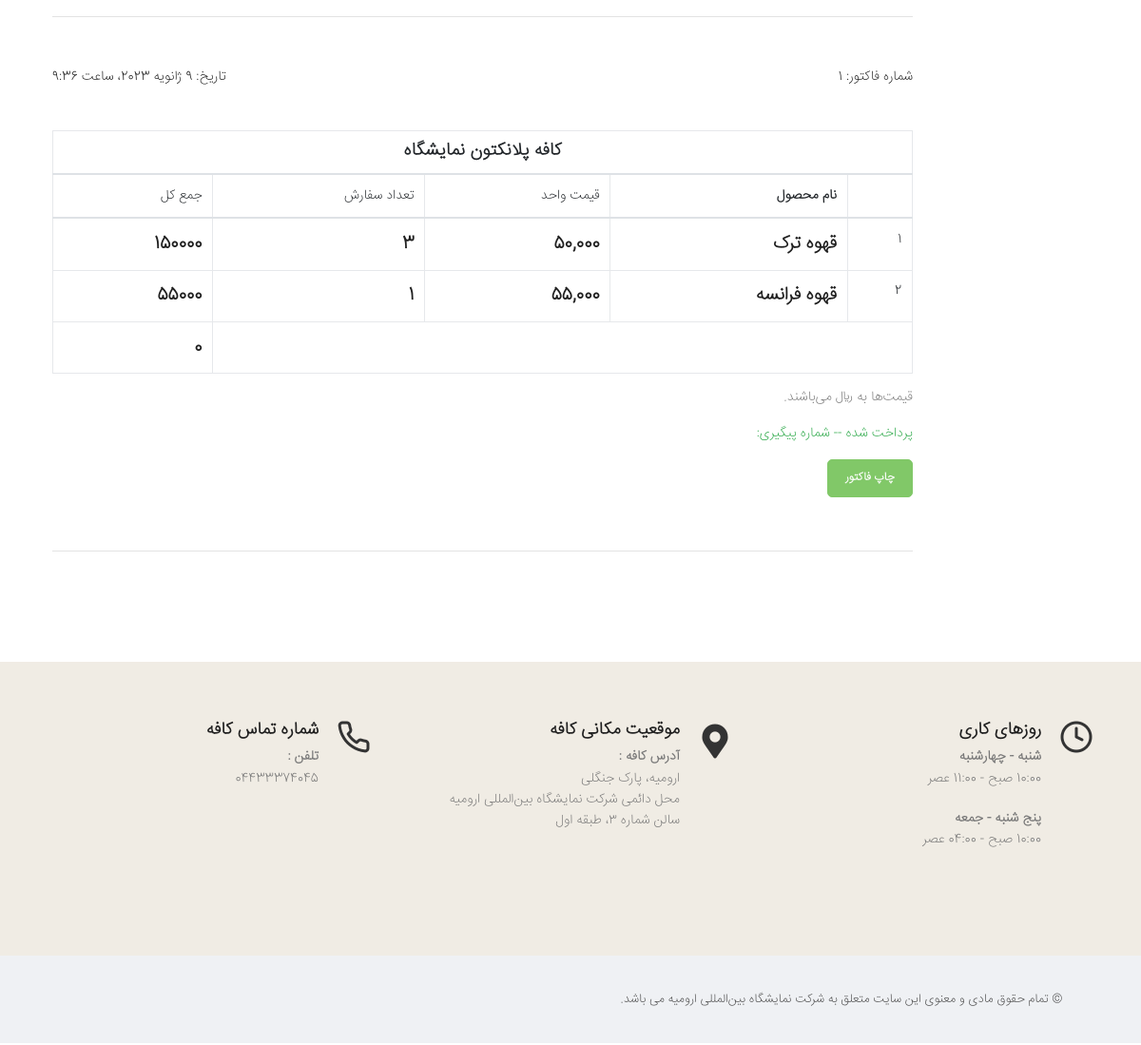
Page /accounts/profile/invoice/ (signed in, lower part) on the earlier database version.
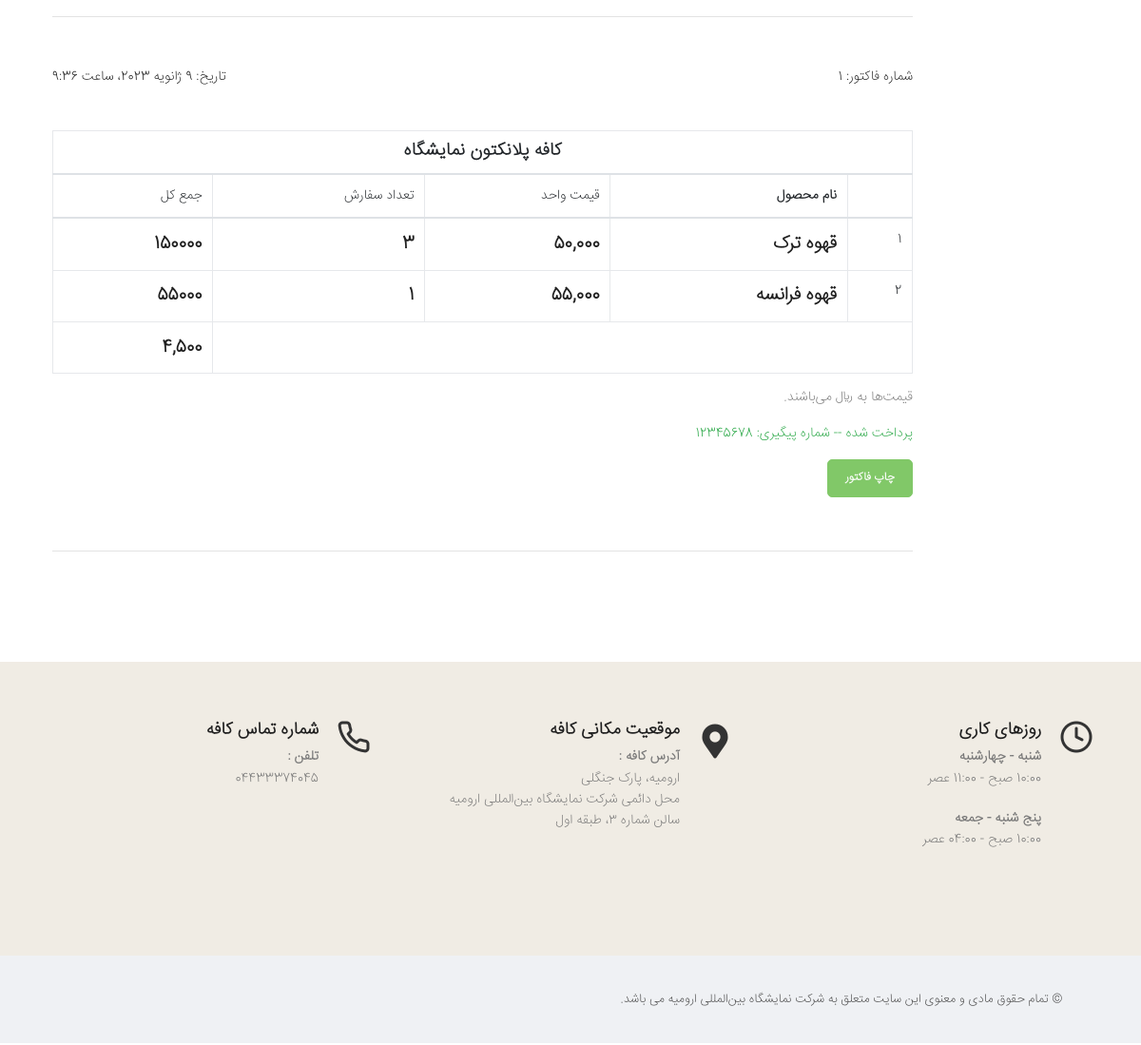
Same page on the later database version.
### shop/models.py (models this page shows, shortened)
class InvoiceModel(models.Model):
    STATE_PENDING = 'pending'
    STATE_DONE = 'done'
    STATE_CHOICES = ((STATE_PENDING, 'در انتظار پرداخت'),
                     (STATE_DONE, 'پرداخت شده'))
    created_date = models.DateTimeField(auto_now_add=True, verbose_name="تاریخ ایجاد")
    user = models.ForeignKey(User, on_delete=models.PROTECT, verbose_name="کاربر")
    total = models.PositiveIntegerField(verbose_name="مبلغ کل", default=0)
    state = models.CharField(verbose_name="وضعیت پرداخت", max_length=10, choices=STATE_CHOICES, default=STATE_PENDING)
    class Meta:
        verbose_name = "فاکتور"
        verbose_name_plural = "فاکتورها"

class InvoiceItemModel(models.Model):
    invoice = models.ForeignKey(InvoiceModel, on_delete=models.PROTECT, verbose_name="فاکتور")
    product = models.ForeignKey(ProductModel, on_delete=models.PROTECT, verbose_name="محصول")
    name = models.CharField(verbose_name="نام محصول", max_length=25)
    price = models.PositiveIntegerField(verbose_name="قیمت واحد")
    count = models.IntegerField(default=1, verbose_name="تعداد سفارش")
    class Meta:
        verbose_name = "محصول فاکتور"
        verbose_name_plural = "محصولات فاکتورها"

class PaymentModel(models.Model):
    STATE_PENDING = 'pending'
    STATE_DONE = 'done'
    STATE_ERROR = 'error'
    STATE_CHOICES = ((STATE_PENDING, 'در انتظار پرداخت'),
                     (STATE_DONE, 'پرداخت موفق'),
                     (STATE_ERROR, 'پرداخت ناموفق'))
    created_date = models.DateTimeField(auto_now_add=True)
    invoice = models.ForeignKey(InvoiceModel, on_delete=models.PROTECT, verbose_name='فاکتور')
    amount = models.IntegerField(verbose_name='مبلغ کل پرداخت')
    description = models.CharField(max_length=255, verbose_name='توضیحات')
    state = models.CharField(max_length=10, choices=STATE_CHOICES,
                             default=STATE_PENDING, verbose_name='وضعیت پرداخت')
    authority = models.CharField(max_length=36, null=True, verbose_name='کد دریافت')
    ref_id = models.CharField(max_length=100, null=True, verbose_name='شماره پیگیری')
    status = models.IntegerField(null=True, verbose_name='کد وضعیت')
    class Meta:
        verbose_name = "پرداخت"
        verbose_name_plural = "پرداخت‌ها"

### account/views.py (the view)
# urls.py: path('profile/invoice/', ProfileOrderView.as_view(), name='profile-order'),
class ProfileOrderView(LoginRequiredMixin, views.View):
    login_url = 'login'
    def get(self, request):
        user = get_object_or_404(User, id=request.user.id)
        order = InvoiceModel.objects.filter(user=user).order_by("-created_date")
        return render(request, 'account/profile-order.html', {'order':order})

### shop/context_processors.py (called while the page is built)
def menu(request):
    cart = request.session.get('cart', {})
    products = ProductModel.objects.filter(id__in=[int(id) for id in cart.keys()])
    c = {}
    total = 0
    for k,v in cart.items():
        product = products.get(id=int(k))
        total += product.price
        c[k] = {'product': product, 'count': v}
    return {"cart":c, "total":total}

### account/templates/account/profile-order.html (shortened to what the changed rows need)
{% extends "base.html" %}
{% load static%}
{% load jalali_tags %}
{% load humanize %}
{% block content %}
        <section id="page-content" class="sidebar-right" style="background-color:; padding-top:5%;">
            <div class="container">
                <div class="row">
                    <div class="content col-lg-10" style="background-color:; padding-right:20px;">
                    {% for invoice in order %}
                        <div class="row mb-5">
                            <div class="col-6 .col-md-4">
                                <h5>شماره فاکتور: {{ invoice.id }}</h5>
                            </div>
                            <div class="col-6 .col-md-4" style="text-align:left">
                                <h5>تاریخ: {{ invoice.created_date|to_jalali:'%H:%M:%S _ %y/%m/%d' }}</h5>
                            </div>
                        </div>
                        <div class="row">
                            <div class="col-lg-12">
                                <table id="datatable" class="table table-bordered table-hover" style="width:100%">
                                    <thead>
                                        <tr>
                                            <th colspan="5" style="text-align:center; font-size:14pt;"><strong>کافه پلانکتون نمایشگاه</strong></th>
                                        </tr>
                                        <tr>
                                            <th></th>
                                            <th><strong>نام محصول</strong></th>
                                            <th>قیمت واحد</th>
                                            <th>تعداد سفارش</th>
                                            <th>جمع کل</th>
                                        </tr>
                                    </thead>
                                    <tbody>
                                        {% for items in invoice.invoiceitemmodel_set.all %}
                                        <tr>
                                            <th>{{ forloop.counter }}</th>
                                            <th><h4>{{ items.name }}</h4></th>
                                            <th><h4>{{ items.price|intcomma:False }}</h4></th>
                                            <th>  <h4>{{ items.count }}</h4></th>
                                            <th><h4>{% widthratio items.price 1 items.count %}</h4></th>
                                        </tr>
                                        {% endfor %}
                                    </tbody>
                                    <tfoot>
                                        <tr>
                                            <th colspan="4"></th>
                                            <th><h4>{{ invoice.total|intcomma:False }}</h4></th>
                                        </tr>
                                    </tfoot>
                                </table>
                                <p>قیمت‌ها به ریال می‌باشند.</p>
                                {% if invoice.state == "done" %}
                                <p class="text-success">پرداخت شده -- شماره پیگیری:
                                    {% for i in invoice.paymentmodel_set.all %}
                                    {{ i.ref_id }}
                                    {% endfor %}
                                </p>
                                {% else %}
                                <p class="text-danger">فاکتور هنوز پرداخت نشده</p>
                                {% endif %}
                            </div>
                        </div>
                        {% if invoice.state == "done" %}
                        <button class="btn btn-success"  onclick="printdiv()" target="_blank" >چاپ فاکتور</button>
                        {% else %}
                        <a href="{% url 'shop:pay' invoice_id=invoice.id %}" class="btn btn-danger">پرداخت فاکتور</a>
                        <a href="{% url 'shop:invoice-delete' idid=invoice.id %}" class="btn btn-warning">حذف فاکتور</a>
                        {% endif %}
                        <div class="line"></div>
                    {% endfor %}
                    </div>
                </div>
            </div>
        </section>
{% endblock content %}

Differences in the rows shown:
changed InvoiceModel "9 ژانویه 2023، ساعت 9:36": total "0" → "4,500"
added PaymentModel: ref_id "12345678", shown under InvoiceModel "9 ژانویه 2023، ساعت 9:36"
